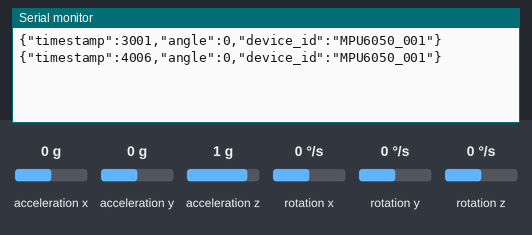
This program was run on a simulated Arduino Uno, built with avr-gcc and run on an emulated ATmega328P. Shown: the last lines printed to the serial monitor. The test bench sets the inputs (shaded band); at power-on: acceleration y 0 g, acceleration x 0 g, acceleration z 1 g, rotation x 0 °/s, rotation y 0 °/s, rotation z 0 °/s.

Above: at 4.2 s.
4.3 s: acceleration y set to -1.4 g
At 5.6 s:
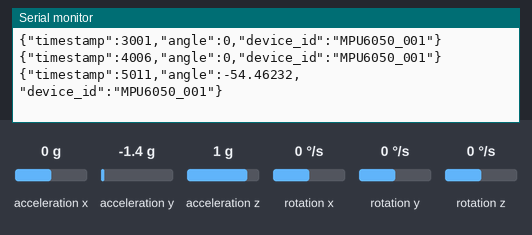
5.8 s: acceleration x set to -1.4 g
At 6.8 s:
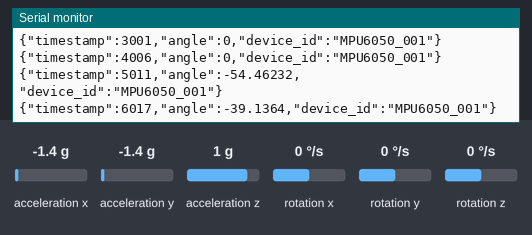
7.3 s: acceleration z set to -1.4 g
At 8.8 s:
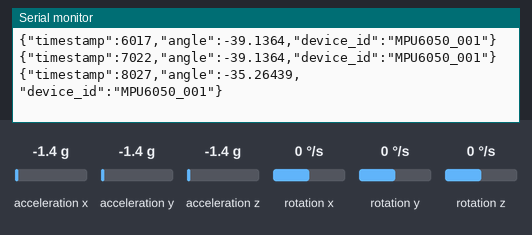
Timing chart, 0 to 10.3 s (numbered marks = the images above; inputs shaded):
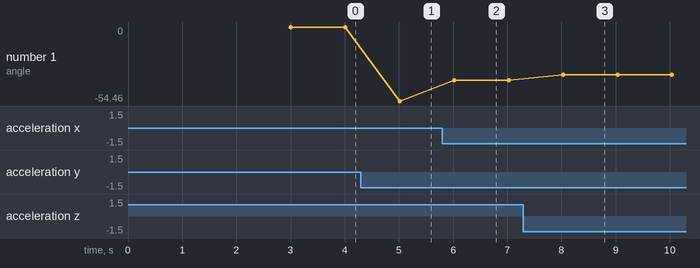

Measured:
- after the input at 4.3 s, the serial monitor: prints a new line after 0.71 s (image 1)
- after the input at 5.8 s, the serial monitor: prints a new line after 0.22 s (image 2)
- after the input at 7.3 s, the serial monitor: prints a new line after 0.73 s (image 3)
- plotted number 1: 0 → -54.46 after the input at 4.3 s, -54.46 → -39.14 after the input at 5.8 s, -39.14 → -35.26 after the input at 7.3 s

The program:

main.cpp
```cpp
#include <Arduino.h>
#include <Wire.h>
#include <MPU6050_light.h>
#include <ArduinoJson.h>

MPU6050 mpu(Wire);

const char* device_id = "MPU6050_001";

void setupMPU();
void transmitData();

void setup(){
  Serial.begin(9600);
  delay(2000); // wait for serial to initialize
  Wire.begin();
  setupMPU();
}

void loop(){
  mpu.update();
  transmitData();
  delay(1000);
}

void setupMPU(){
  byte status = mpu.begin();
  if (status != 0) {
    Serial.println("{\"error\":\"MPU6050 not connected\"}");
    while (true){
      delay(1000);
    }
  }
  mpu.calcOffsets();
}

void transmitData(){
  float angle = mpu.getAccAngleX(); // REMEMBER TO CHANGE IF WRONG RIRECTION

  if (isnan(angle)) {
    Serial.println("{\"error\":\"Failed to read angle\"}");
    return;
  }

  StaticJsonDocument<200> doc;
  doc["timestamp"] = millis();
  doc["angle"] = angle;
  doc["device_id"] = device_id;

  serializeJson(doc, Serial);
  Serial.println();
}
```
